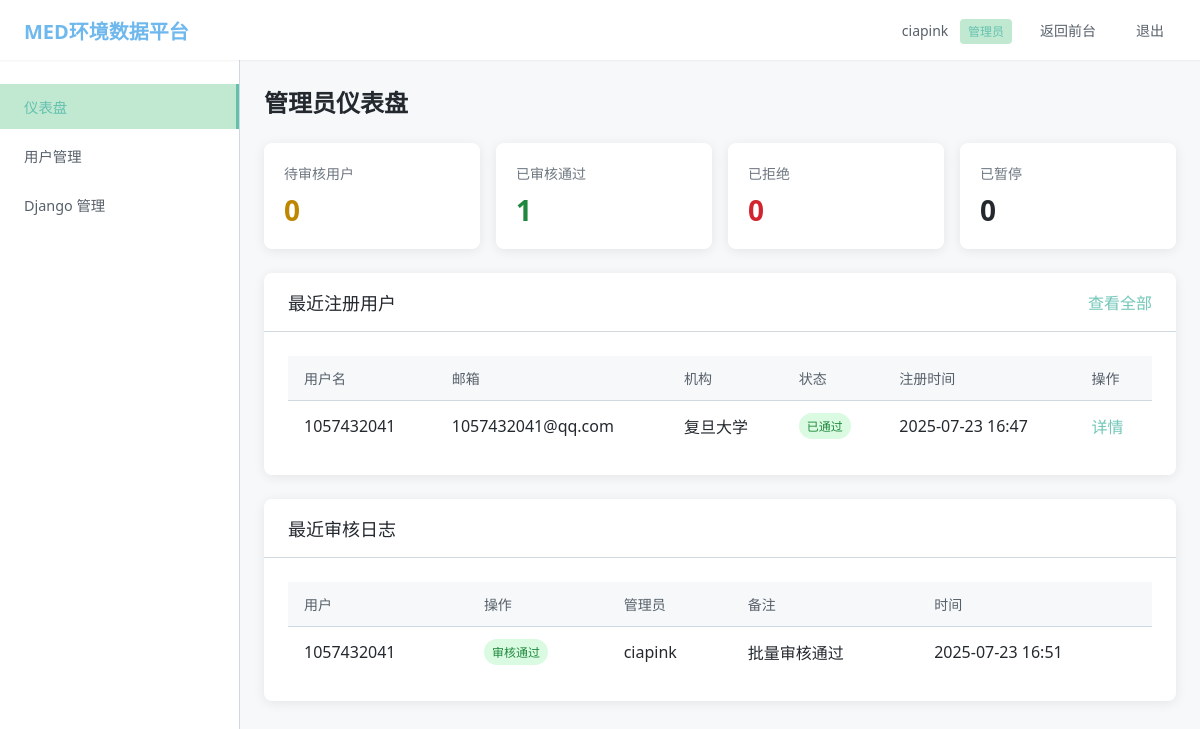
The app's page /admin-dashboard/ (signed in) with its own data.
### main_app/models.py (models this page shows, shortened)
class UserProfile(models.Model):
    ORGANIZATION_TYPE_CHOICES = [
        ('university', '高等院校'),
        ('research_institute', '科研院所'),
        ('government', '政府机构'),
        ('enterprise', '企业单位'),
        ('ngo', '非政府组织'),
        ('hospital', '医疗机构'),
        ('other', '其他机构'),
    ]
    COUNTRY_CHOICES = [
        ('CN', '中国'),
        ('US', '美国'),
        ('GB', '英国'),
        ('JP', '日本'),
        ('KR', '韩国'),
        ('DE', '德国'),
        ('FR', '法国'),
        ('CA', '加拿大'),
        ('AU', '澳大利亚'),
        ('SG', '新加坡'),
        ('other', '其他'),
    ]
    STATUS_CHOICES = [
        ('pending', '待审核'),
        ('approved', '已通过'),
        ('rejected', '已拒绝'),
        ('suspended', '已暂停'),
    ]
    user = models.OneToOneField(User, on_delete=models.CASCADE)
    phone = models.CharField(max_length=20, blank=True, null=True, verbose_name="电话")
    organization = models.CharField(max_length=200, blank=True, null=True, verbose_name="机构名称")
    organization_type = models.CharField(
        max_length=50,
        choices=ORGANIZATION_TYPE_CHOICES,
        blank=True,
        null=True,
        verbose_name="机构类型"
    )
    country = models.CharField(
        max_length=10,
        choices=COUNTRY_CHOICES,
        blank=True,
        null=True,
        verbose_name="机构国家/地区"
    )
    is_edu_email = models.BooleanField(default=False, verbose_name="是否教育邮箱")
    is_approved = models.BooleanField(default=False, verbose_name="是否审核通过")
    status = models.CharField(
        max_length=20,
        choices=STATUS_CHOICES,
        default='pending',
        verbose_name="审核状态"
    )
    verification_code = models.CharField(max_length=64, blank=True, null=True, verbose_name="验证码")
    is_email_verified = models.BooleanField(default=False, verbose_name="邮箱是否已验证")
    rejection_reason = models.TextField(blank=True, null=True, verbose_name="拒绝原因")
    admin_notes = models.TextField(blank=True, null=True, verbose_name="管理员备注")
    created_at = models.DateTimeField(auto_now_add=True, verbose_name="创建时间")
    updated_at = models.DateTimeField(auto_now=True, verbose_name="更新时间")

class AuditLog(models.Model):
    ACTION_CHOICES = [
        ('approve', '审核通过'),
        ('reject', '拒绝申请'),
        ('suspend', '暂停账户'),
        ('reactivate', '重新激活'),
        ('other', '其他操作'),
    ]
    user_profile = models.ForeignKey(UserProfile, on_delete=models.CASCADE, verbose_name="用户资料")
    admin_user = models.ForeignKey(User, on_delete=models.SET_NULL, null=True, related_name="audit_logs", verbose_name="管理员")
    action = models.CharField(max_length=20, choices=ACTION_CHOICES, verbose_name="操作类型")
    notes = models.TextField(blank=True, null=True, verbose_name="备注")
    created_at = models.DateTimeField(auto_now_add=True, verbose_name="操作时间")
    class Meta:
        ordering = ['-created_at']

### main_app/views.py (the view)
# urls.py: path('admin-dashboard/', views.admin_dashboard, name='admin_dashboard'),
@user_passes_test(is_admin)
def admin_dashboard(request):
    pending_count = UserProfile.objects.filter(status='pending').count()
    approved_count = UserProfile.objects.filter(status='approved').count()
    rejected_count = UserProfile.objects.filter(status='rejected').count()
    suspended_count = UserProfile.objects.filter(status='suspended').count()
    recent_users = UserProfile.objects.all().order_by('-created_at')[:10]
    recent_logs = AuditLog.objects.all()[:10]
    context = {
        'pending_count': pending_count,
        'approved_count': approved_count,
        'rejected_count': rejected_count,
        'suspended_count': suspended_count,
        'recent_users': recent_users,
        'recent_logs': recent_logs,
    }
    return render(request, 'admin/dashboard.html', context)

### main_app/views.py (called while the page is built)
def is_admin(user):
    return user.is_authenticated and user.is_staff

### main_app/templates/admin/dashboard.html (shortened to what this page needs)
{% load static %}
<!DOCTYPE html>
<html lang="zh-CN">
<head>
</head>
<body>
  <header class="header">
    <div class="logo">
      <span>MED环境数据平台</span>
    </div>
    <div class="user-menu">
      <div class="user-info">
        {{ request.user.username }}
        <span class="admin-label">管理员</span>
      </div>
      <a href="{% url 'index' %}" class="nav-link">返回前台</a>
      <a href="{% url 'logout' %}" class="nav-link">退出</a>
    </div>
  </header>
  <div class="main-container">
    <nav class="sidebar">
      <ul class="sidebar-menu">
        <li><a href="{% url 'admin_dashboard' %}" class="sidebar-link active">仪表盘</a></li>
        <li><a href="{% url 'admin_user_list' %}" class="sidebar-link">用户管理</a></li>
        <li><a href="/admin/" class="sidebar-link">Django 管理</a></li>
      </ul>
    </nav>
    <main class="content">
      <h1 class="page-title">管理员仪表盘</h1>
      <div class="stats-grid">
        <div class="stat-card stat-pending">
          <div class="stat-label">待审核用户</div>
          <div class="stat-value">{{ pending_count }}</div>
        </div>
        <div class="stat-card stat-approved">
          <div class="stat-label">已审核通过</div>
          <div class="stat-value">{{ approved_count }}</div>
        </div>
        <div class="stat-card stat-rejected">
          <div class="stat-label">已拒绝</div>
          <div class="stat-value">{{ rejected_count }}</div>
        </div>
        <div class="stat-card">
          <div class="stat-label">已暂停</div>
          <div class="stat-value">{{ suspended_count }}</div>
        </div>
      </div>
      <div class="card">
        <div class="card-header">
          <h2 class="card-title">最近注册用户</h2>
          <a href="{% url 'admin_user_list' %}" class="table-link">查看全部</a>
        </div>
        <div class="card-body">
          <table class="table">
            <thead>
              <tr>
                <th>用户名</th>
                <th>邮箱</th>
                <th>机构</th>
                <th>状态</th>
                <th>注册时间</th>
                <th>操作</th>
              </tr>
            </thead>
            <tbody>
              {% for profile in recent_users %}
              <tr>
                <td>{{ profile.user.username }}</td>
                <td>{{ profile.user.email }}</td>
                <td>{{ profile.organization }}</td>
                <td>
                  {% if profile.status == 'pending' %}
                  <span class="status-badge status-pending">待审核</span>
                  {% elif profile.status == 'approved' %}
                  <span class="status-badge status-approved">已通过</span>
                  {% elif profile.status == 'rejected' %}
                  <span class="status-badge status-rejected">已拒绝</span>
                  {% elif profile.status == 'suspended' %}
                  <span class="status-badge status-suspended">已暂停</span>
                  {% endif %}
                </td>
                <td>{{ profile.created_at|date:"Y-m-d H:i" }}</td>
                <td>
                  <a href="{% url 'admin_user_detail' profile.user.id %}" class="table-link">详情</a>
                </td>
              </tr>
              {% empty %}
              <tr>
                <td colspan="6" style="text-align: center;">暂无用户记录</td>
              </tr>
              {% endfor %}
            </tbody>
          </table>
        </div>
      </div>
      <div class="card">
        <div class="card-header">
          <h2 class="card-title">最近审核日志</h2>
        </div>
        <div class="card-body">
          <table class="table">
            <thead>
              <tr>
                <th>用户</th>
                <th>操作</th>
                <th>管理员</th>
                <th>备注</th>
                <th>时间</th>
              </tr>
            </thead>
            <tbody>
              {% for log in recent_logs %}
              <tr>
                <td>{{ log.user_profile.user.username }}</td>
                <td>
                  {% if log.action == 'approve' %}
                  <span class="status-badge status-approved">审核通过</span>
                  {% elif log.action == 'reject' %}
                  <span class="status-badge status-rejected">拒绝申请</span>
                  {% elif log.action == 'suspend' %}
                  <span class="status-badge status-suspended">暂停账户</span>
                  {% elif log.action == 'reactivate' %}
                  <span class="status-badge status-approved">重新激活</span>
                  {% else %}
                  <span class="status-badge">{{ log.get_action_display }}</span>
                  {% endif %}
                </td>
                <td>{{ log.admin_user.username }}</td>
                <td>{{ log.notes|truncatechars:30 }}</td>
                <td>{{ log.created_at|date:"Y-m-d H:i" }}</td>
              </tr>
              {% empty %}
              <tr>
                <td colspan="5" style="text-align: center;">暂无审核日志</td>
              </tr>
              {% endfor %}
            </tbody>
          </table>
        </div>
      </div>
    </main>
  </div>
</body>
</html>

### records on screen
UserProfile: user.username "1057432041", user.email "1057432041@qq.com", organization "复旦大学", status "已通过", created_at "2025-07-23 16:47"
AuditLog: user_profile.user.username "1057432041", action "审核通过", admin_user.username "ciapink", notes "批量审核通过", created_at "2025-07-23 16:51"

### other values on screen
{{ request.user.username }} "ciapink"
{{ pending_count }} "0"
{{ approved_count }} "1"
{{ rejected_count }} "0"
{{ suspended_count }} "0"
